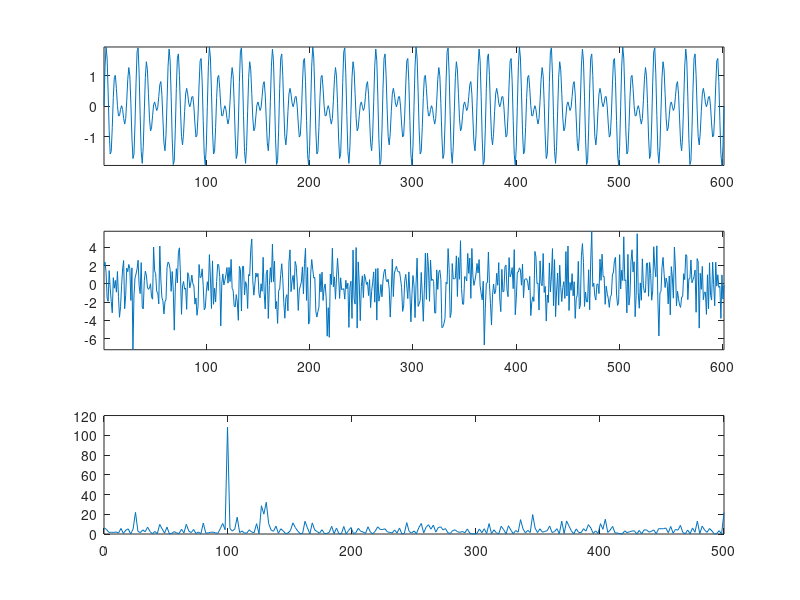

The MATLAB script that drew this image:
t=0:.001:.6;
x=sin(2*pi*100*t)+sin(2*pi*130*t);
y=x+2*randn(size(t));
Y=fft(y,512);
Pyy=Y.*conj(Y)/512;
f=1000*(0:256)/512;


subplot(3,1,1),plot(x);
axis tight
subplot(3,1,2),plot(y);
axis tight
subplot(3,1,3),plot(f,Pyy(1:257));

